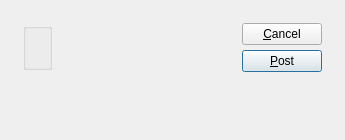
<?xml version="1.0" encoding="UTF-8"?>
<ui version="4.0">
 <comment>This file is part of the xTuple ERP: PostBooks Edition, a free and
open source Enterprise Resource Planning software suite,
Copyright (c) 1999-2018 by OpenMFG LLC, d/b/a xTuple.
It is licensed to you under the Common Public Attribution License
version 1.0, the full text of which (including xTuple-specific Exhibits)
is available at www.xtuple.com/CPAL.  By using this software, you agree
to be bound by its terms.</comment>
 <class>postCountSlips</class>
 <widget class="QDialog" name="postCountSlips">
  <property name="geometry">
   <rect>
    <x>0</x>
    <y>0</y>
    <width>345</width>
    <height>140</height>
   </rect>
  </property>
  <property name="windowTitle">
   <string>Post Count Slips by Site</string>
  </property>
  <layout class="QGridLayout" name="gridLayout_2">
   <item row="0" column="0">
    <layout class="QGridLayout" name="gridLayout">
     <property name="margin">
      <number>12</number>
     </property>
     <property name="spacing">
      <number>12</number>
     </property>
     <item row="0" column="0">
      <layout class="QVBoxLayout">
       <property name="spacing">
        <number>0</number>
       </property>
       <item>
        <widget class="WarehouseGroup" name="_warehouse">
         <property name="title">
          <string/>
         </property>
         <property name="fixedSize">
          <bool>false</bool>
         </property>
        </widget>
       </item>
       <item>
        <spacer name="Spacer39">
         <property name="orientation">
          <enum>Qt::Vertical</enum>
         </property>
         <property name="sizeType">
          <enum>QSizePolicy::Preferred</enum>
         </property>
         <property name="sizeHint" stdset="0">
          <size>
           <width>20</width>
           <height>47</height>
          </size>
         </property>
        </spacer>
       </item>
      </layout>
     </item>
     <item row="0" column="1">
      <layout class="QVBoxLayout">
       <property name="spacing">
        <number>0</number>
       </property>
       <item>
        <layout class="QHBoxLayout">
         <property name="spacing">
          <number>0</number>
         </property>
         <item>
          <spacer name="Spacer226">
           <property name="orientation">
            <enum>Qt::Horizontal</enum>
           </property>
           <property name="sizeType">
            <enum>QSizePolicy::Expanding</enum>
           </property>
           <property name="sizeHint" stdset="0">
            <size>
             <width>16</width>
             <height>20</height>
            </size>
           </property>
          </spacer>
         </item>
         <item>
          <layout class="QVBoxLayout">
           <property name="spacing">
            <number>5</number>
           </property>
           <item>
            <widget class="QPushButton" name="_close">
             <property name="text">
              <string>&amp;Cancel</string>
             </property>
            </widget>
           </item>
           <item>
            <widget class="QPushButton" name="_post">
             <property name="text">
              <string>&amp;Post</string>
             </property>
             <property name="default">
              <bool>true</bool>
             </property>
            </widget>
           </item>
          </layout>
         </item>
        </layout>
       </item>
       <item>
        <spacer name="Spacer227">
         <property name="orientation">
          <enum>Qt::Vertical</enum>
         </property>
         <property name="sizeType">
          <enum>QSizePolicy::Expanding</enum>
         </property>
         <property name="sizeHint" stdset="0">
          <size>
           <width>20</width>
           <height>16</height>
          </size>
         </property>
        </spacer>
       </item>
      </layout>
     </item>
    </layout>
   </item>
  </layout>
 </widget>
 <layoutdefault spacing="6" margin="11"/>
 <customwidgets>
  <customwidget>
   <class>WarehouseGroup</class>
   <extends>QGroupBox</extends>
   <header>warehousegroup.h</header>
   <container>1</container>
  </customwidget>
 </customwidgets>
 <tabstops>
  <tabstop>_warehouse</tabstop>
  <tabstop>_post</tabstop>
  <tabstop>_close</tabstop>
 </tabstops>
 <resources/>
 <connections>
  <connection>
   <sender>_close</sender>
   <signal>clicked()</signal>
   <receiver>postCountSlips</receiver>
   <slot>reject()</slot>
   <hints>
    <hint type="sourcelabel">
     <x>20</x>
     <y>20</y>
    </hint>
    <hint type="destinationlabel">
     <x>20</x>
     <y>20</y>
    </hint>
   </hints>
  </connection>
 </connections>
</ui>
